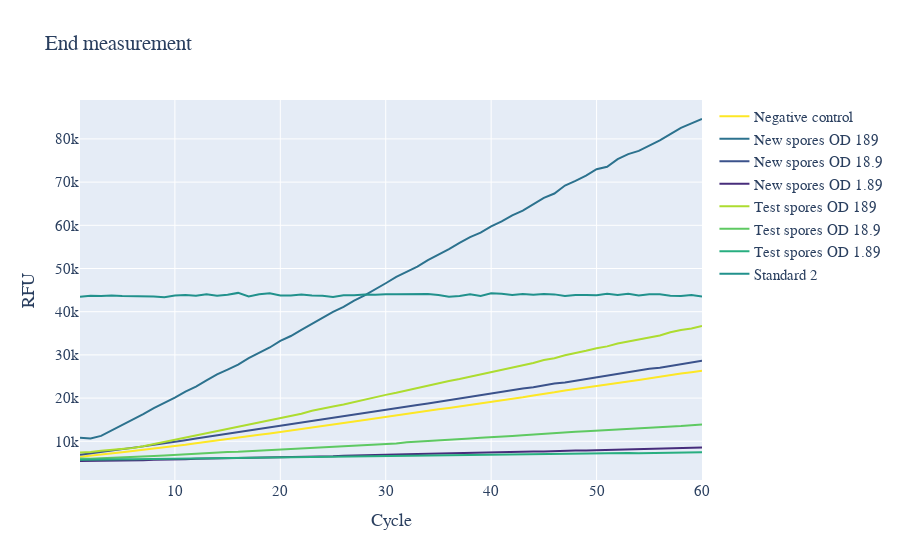

Notebook source saved alongside this figure:
### Code cell
import pandas as pd
import plotly.express as px
import plotly.graph_objs as go
import plotly.colors as pc

# Load CSV-file into a pandas DataFrame
df = pd.read_csv("Measurement 3.csv", sep=";")

# Calculate the mean of the replicates for each column
cols_to_avg = ["N1", "NEW189", "NEW18", "NEW1", "OLD189", "OLD18", "OLD1", "S2-1"]
grouped_df = df[cols_to_avg].groupby(df["Cycle"]).mean()

# Define the colors for each dataset using hex codes
colors = {"N1": "#fde725", "NEW189": "#2c728e", "NEW18": "#3b528b",
          "NEW1": "#472d7b", "OLD189": "#addc30", "OLD18": "#5ec962",
          "OLD1": "#28ae80", "S2-1": "#21918c"}

# Define the names for each dataset
names = {"N1": "Negative control", "NEW189": "New spores OD 189", "NEW18": "New spores OD 18.9",
         "NEW1": "New spores OD 1.89", "OLD189": "Test spores OD 189", "OLD18": "Test spores OD 18.9",
         "OLD1": "Test spores OD 1.89", "S2-1": "Standard 2"}

# Create a new empty figure
fig = go.Figure()

# Plot each line separately with a for loop
for col in cols_to_avg:
    fig.add_trace(go.Scatter(x=grouped_df.index, y=grouped_df[col], mode='lines',
                             name=names[col], line=dict(color=colors[col], width=2)))

# Set the title and axis labels
fig.update_layout(title="End measurement", xaxis_title="Cycle", yaxis_title="RFU")
fig.update_layout(font=dict(family="Times New Roman", size=15))

# Display the plot using plotly.offline.iplot()
fig.show()
